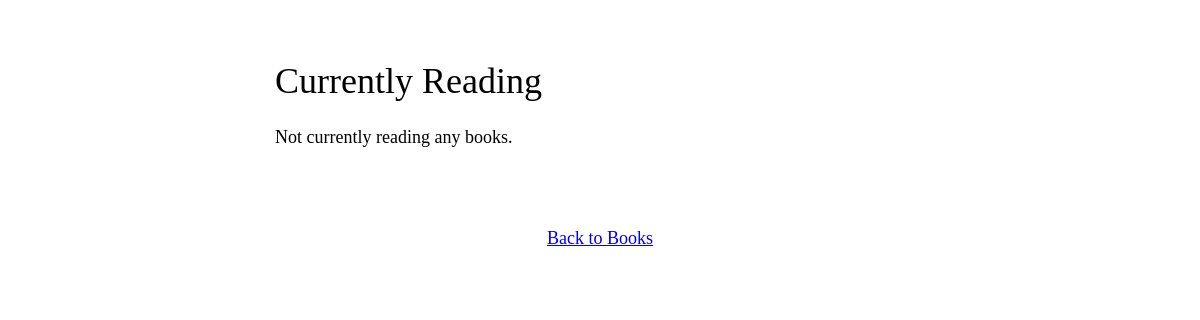
/books/rng/, run on an earlier commit of the app's database.
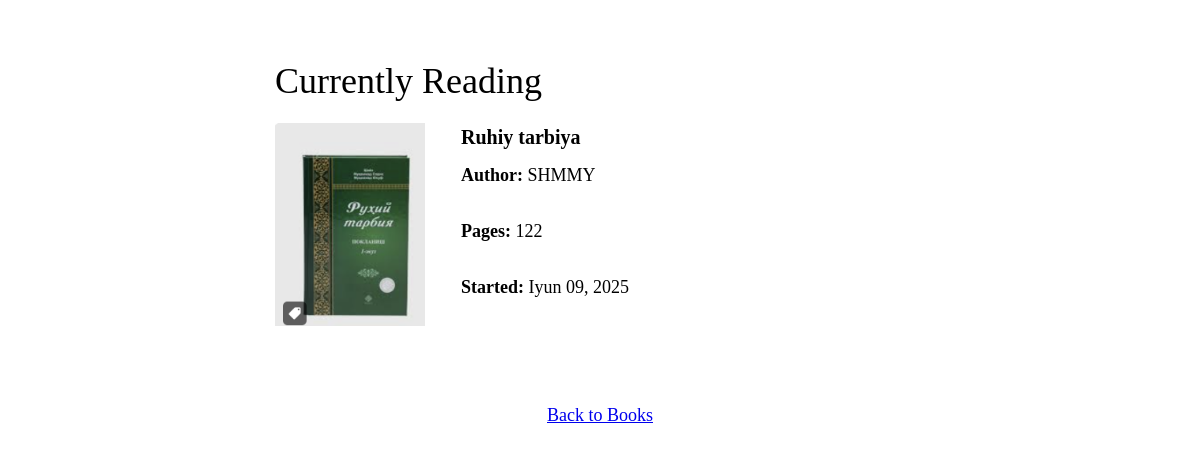
And on a later commit of the database.
### blog/models.py (models this page shows, shortened)
class Book(models.Model):
    STATUS_CHOICES = [
        ('want_to_read', 'Want to Read'),
        ('currently_reading', 'Currently Reading'),
        ('completed', 'Completed'),
        ('paused', 'Paused'),
    ]
    RATING_CHOICES = [
        (1, '1 - Terrible'),
        (2, '2 - Bad'),
        (3, '3 - Average'),
        (4, '4 - Good'),
        (5, '5 - Excellent'),
    ]
    title = models.CharField('Book title', max_length=200)
    slug = models.SlugField('URL slug', unique=True)
    author = models.CharField('Author', max_length=200)
    cover_image = models.ImageField('Cover image', upload_to='images/books/', blank=True, null=True)
    status = models.CharField('Status', max_length=20, choices=STATUS_CHOICES, default='want_to_read')
    rating = models.IntegerField('Rating', choices=RATING_CHOICES, blank=True, null=True)
    notes = models.TextField('Notes', blank=True)
    start_date = models.DateField('Start date', blank=True, null=True)
    finish_date = models.DateField('Finish date', blank=True, null=True)
    pages = models.PositiveIntegerField('Page count', blank=True, null=True)
    isbn = models.CharField('ISBN', max_length=20, blank=True)
    buy_url = models.URLField('Purchase URL', blank=True, null=True)
    order = models.PositiveIntegerField('Order', default=0)
    created_at = models.DateTimeField('Created at', auto_now_add=True)
    class Meta:
        ordering = ['order', '-created_at']
        verbose_name = 'Book'
        verbose_name_plural = 'Books'

### blog/views.py (the view)
# urls.py: path('books/rng/', views.BooksCurrentlyReadingView.as_view(), name='books_currently_reading'),
class BooksCurrentlyReadingView(TemplateView):
    template_name = 'blog/books_currently_reading.html'
    def get_context_data(self, **kwargs):
        context = super().get_context_data(**kwargs)
        context['currently_reading'] = Book.objects.filter(status='currently_reading')
        return context

### templates/blog/books_currently_reading.html (shortened to what this page needs)
{% extends 'base.html' %}
{% load static %}
{% block content %}
    <header>
        <h1>Currently Reading</h1>
    </header>
    <main>
        {% if currently_reading %}
            {% for book in currently_reading %}
                <div class="book-section">
                    {% if book.cover_image %}
                        <img src="{{ book.cover_image.url }}" alt="{{ book.title }} cover" class="book-cover">
                    {% endif %}
                    <div class="book-content">
                        <div class="book-info">
                            <h3>{{ book.title }}</h3>
                            <p><strong>Author:</strong> {{ book.author }}</p>
                            {% if book.pages %}
                                <p><strong>Pages:</strong> {{ book.pages }}</p>
                            {% endif %}
                            {% if book.start_date %}
                                <p><strong>Started:</strong> {{ book.start_date|date:"F d, Y" }}</p>
                            {% endif %}
                        </div>
                    </div>
                </div>
            {% endfor %}
        {% else %}
            <p>Not currently reading any books.</p>
        {% endif %}
    </main>
    <footer>
        <div class="back-link">
            <p><a href="{% url 'blog:books' %}">Back to Books</a></p>
        </div>
    </footer>
{% endblock %}

What changed in the data, as far as the page shows it:
added Book: cover_image (picture), title "Ruhiy tarbiya", author "SHMMY", pages "122", start_date "Iyun 09, 2025"
Also different on the page:
text no longer shown: "Not currently reading any books."
